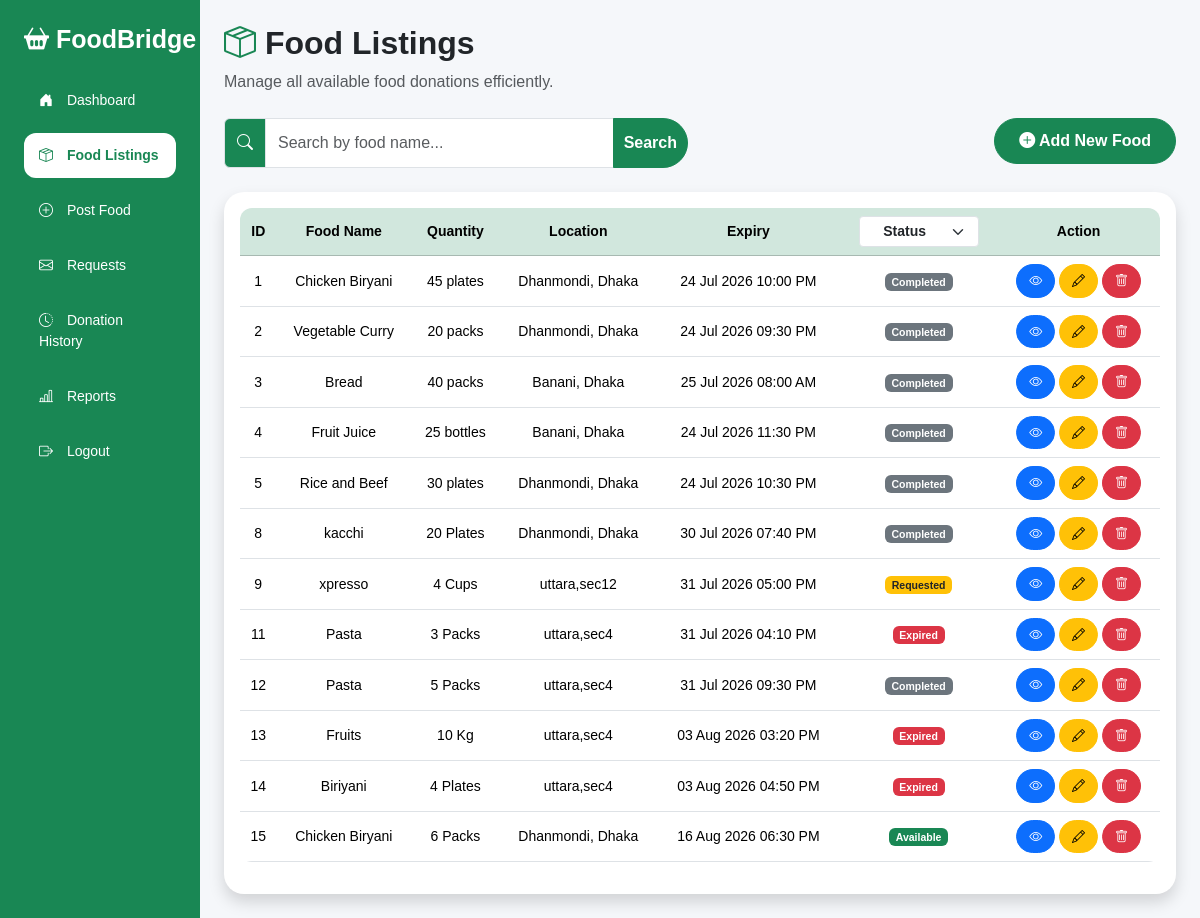
Page /FoodBridge_PHP/food-listings.php (signed in) on the committed database.
### tables this page shows
CREATE TABLE `food_listing` (
  `listing_ID` int(11) NOT NULL,
  `donor_id` int(11) NOT NULL,
  `Food_Name` varchar(50) NOT NULL,
  `description` varchar(200) DEFAULT NULL,
  `quantity` int(11) NOT NULL,
  `unit` varchar(30) NOT NULL,
  `location` varchar(200) NOT NULL,
  `expiry_time` datetime NOT NULL,
  `status` varchar(30) NOT NULL,
  `created_at` datetime NOT NULL,
  `updated_at` datetime DEFAULT NULL
);

### FoodBridge_PHP/food-listings.php (the view, shortened to what this page needs)
<?php
include("config.php");
$search = "";
$status_filter = "";
$sql = "SELECT * FROM FOOD_LISTING
        WHERE Food_Name LIKE '%$search%'";
$sql .= " ORDER BY listing_ID ASC";
$current_time = date("Y-m-d H:i:s");
mysqli_query(
    $conn,
    "UPDATE FOOD_LISTING
     SET status='Expired'
     WHERE expiry_time < '$current_time'
     AND status='Available'"
);
$result = mysqli_query($conn, $sql);
?>
<!DOCTYPE html>
<html lang="en">
<head>
    <link href="https://cdn.jsdelivr.net/npm/bootstrap@5.3.7/dist/css/bootstrap.min.css" rel="stylesheet">
    <link rel="stylesheet"
        href="https://cdn.jsdelivr.net/npm/bootstrap-icons@1.13.1/font/bootstrap-icons.min.css">
    <link rel="stylesheet" href="css/style.css">
</head>
<body>
<div class="container-fluid">
<div class="row">
<div class="col-md-3 col-lg-2 sidebar p-4">
<h3 class="text-white mb-4 sidebar-title">
    <i class="bi bi-basket2-fill"></i> FoodBridge
</h3>
<a href="dashboard.php">
<i class="bi bi-house-door-fill"></i>
Dashboard
</a>
<a href="food-listings.php" class="active">
<i class="bi bi-box-seam"></i>
Food Listings
</a>
<a href="post-food.php">
<i class="bi bi-plus-circle"></i>
Post Food
</a>
<a href="request-food.php">
<i class="bi bi-envelope"></i>
Requests
</a>
<a href="donation-history.php">
<i class="bi bi-clock-history"></i>
Donation History
</a>
                <a href="report.php">
                    <i class="bi bi-bar-chart-line"></i> Reports
                </a>
<a href="logout.php">
<i class="bi bi-box-arrow-right"></i>
Logout
</a>
</div>
<div class="col-md-9 col-lg-10 p-4">
<div class="d-flex justify-content-between align-items-center mb-4">
    <div>
        <h2 class="fw-bold">
            <i class="bi bi-box-seam text-success"></i>
            Food Listings
        </h2>
        <p class="text-muted mb-0">
            Manage all available food donations efficiently.
        </p>
    </div>
</div>
<div class="row mb-4">
<div class="col-md-6">
<form method="GET">
    <div class="input-group">
        <span class="input-group-text bg-success text-white">
            <i class="bi bi-search"></i>
        </span>
        <input
            type="text"
            name="search"
            class="form-control"
            placeholder="Search by food name..."
            value="<?php echo htmlspecialchars($search); ?>">
        <button type="submit" class="btn btn-success">
            Search
        </button>
    </div>
</form>
</div>
<div class="col-md-6 text-md-end mt-3 mt-md-0">
<a href="post-food.php"
class="btn btn-success px-4">
<i class="bi bi-plus-circle-fill"></i>
Add New Food
</a>
</div>
</div>
<div class="card shadow border-0">
<div class="card-body">
<div class="table-responsive">
<table class="table table-hover align-middle">
<thead class="table-success">
<tr>
<th>ID</th>
<th>Food Name</th>
<th>Quantity</th>
<th>Location</th>
<th>Expiry</th>
 <th>
    <select class="form-select form-select-sm"
            onchange="window.location.href=this.value"
            style="width:120px; margin:auto; font-weight:550; text-align-last: center;">
        <option value="food-listings.php"
            <?php if($status_filter == "") echo "selected"; ?>>
            Status
        </option>
    </select>
</th>
<th>Action</th>
</tr>
</thead>
<tbody>
<?php
while($row = mysqli_fetch_assoc($result))
{
?>
<tr>
    <td><?php echo $row['listing_ID']; ?></td>
    <td><?php echo $row['Food_Name']; ?></td>
    <td>
        <?php echo $row['quantity']; ?>
        <?php echo $row['unit']; ?>
    </td>
    <td><?php echo $row['location']; ?></td>
    <td><?php echo date("d M Y h:i A", strtotime($row['expiry_time'])); ?></td>
<td>
 <?php
$status = $row['status'];
if($status=="Available"){
    $badge="success";
}
elseif($status=="Requested"){
    $badge="warning text-dark";
}
elseif($status=="Collected"){
    $badge="primary";
}
elseif($status=="Completed"){
    $badge="secondary";
}
elseif($status == "Expired")
{
    $badge = "danger";
}
else{
    $badge="dark";
}
?>
<span class="badge bg-<?php echo explode(" ",$badge)[0]; ?> <?php if(str_contains($badge,"text-dark")) echo "text-dark"; ?>">
    <?php echo $status; ?>
</span>
    </td>
    <td>
        <a href="view-food.php?id=<?php echo $row['listing_ID']; ?>"
          class="btn btn-sm btn-primary">
          <i class="bi bi-eye"></i>
        </a>
        <a href="edit-food.php?id=<?php echo $row['listing_ID']; ?>"
          class="btn btn-sm btn-warning">
          <i class="bi bi-pencil"></i>
        </a>
        <a href="delete-food.php?id=<?php echo $row['listing_ID']; ?>"
          class="btn btn-sm btn-danger"
          onclick="return confirm('Are you sure you want to delete this food listing?');">
          <i class="bi bi-trash"></i>
        </a>
    </td>
</tr>
<?php
}
?>
</tbody>
</table>
</div>
</div>
</div>
</div>
</div>
</div>
</body>
</html>

### FoodBridge_PHP/css/style.css (style rules this page uses)
body { font-family: Arial, Helvetica, sans-serif; background-color: #f8f9fa; }
.card { transition: 0.3s; }
.btn { border-radius: 30px; padding: 10px 25px; }
.form-control { border-radius: 12px; padding: 12px; }
.card { border-radius: 20px; }
.btn { border-radius: 30px; padding: 10px; font-weight: 600; }
h1,h2,h3 { font-weight: 700; }
.sidebar { background: #198754; min-height: 100vh; position: sticky; top: 0; }
.sidebar h3 { font-weight: 700; margin-bottom: 30px; }
.sidebar a { display: block; color: white; text-decoration: none; padding: 12px 15px; margin-bottom: 10px; border-radius: 12px; transition: all 0.3s ease; font-size: 14px; }
.sidebar a i { margin-right: 10px; }
.sidebar a.active { background: white; color: #198754; font-weight: bold; white-space: nowrap; }
.table { border-radius: 12px; overflow: hidden; }
.table tbody tr { transition: 0.25s; }
.btn { transition: 0.3s; }
body { background: #f5f7fa; }
.table { font-size: 14px; }
.table th, .table td { text-align: center; vertical-align: middle; }
.table .btn { font-size: 13px; padding: 6px 12px; }
.sidebar-title { white-space: nowrap; font-size: 25px; }

### rows in the picture
food_listing: listing_ID "1", Food_Name "Chicken Biryani", quantity "45", unit "plates", location "Dhanmondi, Dhaka", expiry_time "24 Jul 2026 10:00 PM", status "Completed"
food_listing: listing_ID "2", Food_Name "Vegetable Curry", quantity "20", unit "packs", location "Dhanmondi, Dhaka", expiry_time "24 Jul 2026 09:30 PM", status "Completed"
food_listing: listing_ID "3", Food_Name "Bread", quantity "40", unit "packs", location "Banani, Dhaka", expiry_time "25 Jul 2026 08:00 AM", status "Completed"
food_listing: listing_ID "4", Food_Name "Fruit Juice", quantity "25", unit "bottles", location "Banani, Dhaka", expiry_time "24 Jul 2026 11:30 PM", status "Completed"
food_listing: listing_ID "5", Food_Name "Rice and Beef", quantity "30", unit "plates", location "Dhanmondi, Dhaka", expiry_time "24 Jul 2026 10:30 PM", status "Completed"
food_listing: listing_ID "8", Food_Name "kacchi", quantity "20", unit "Plates", location "Dhanmondi, Dhaka", expiry_time "30 Jul 2026 07:40 PM", status "Completed"
food_listing: listing_ID "9", Food_Name "xpresso", quantity "4", unit "Cups", location "uttara,sec12", expiry_time "31 Jul 2026 05:00 PM", status "Requested"
food_listing: listing_ID "11", Food_Name "Pasta", quantity "3", unit "Packs", location "uttara,sec4", expiry_time "31 Jul 2026 04:10 PM", status "Expired"
food_listing: listing_ID "12", Food_Name "Pasta", quantity "5", unit "Packs", location "uttara,sec4", expiry_time "31 Jul 2026 09:30 PM", status "Completed"
food_listing: listing_ID "13", Food_Name "Fruits", quantity "10", unit "Kg", location "uttara,sec4", expiry_time "03 Aug 2026 03:20 PM", status "Expired"
food_listing: listing_ID "14", Food_Name "Biriyani", quantity "4", unit "Plates", location "uttara,sec4", expiry_time "03 Aug 2026 04:50 PM", status "Expired"
food_listing: listing_ID "15", Food_Name "Chicken Biryani", quantity "6", unit "Packs", location "Dhanmondi, Dhaka", expiry_time "16 Aug 2026 06:30 PM", status "Available"
